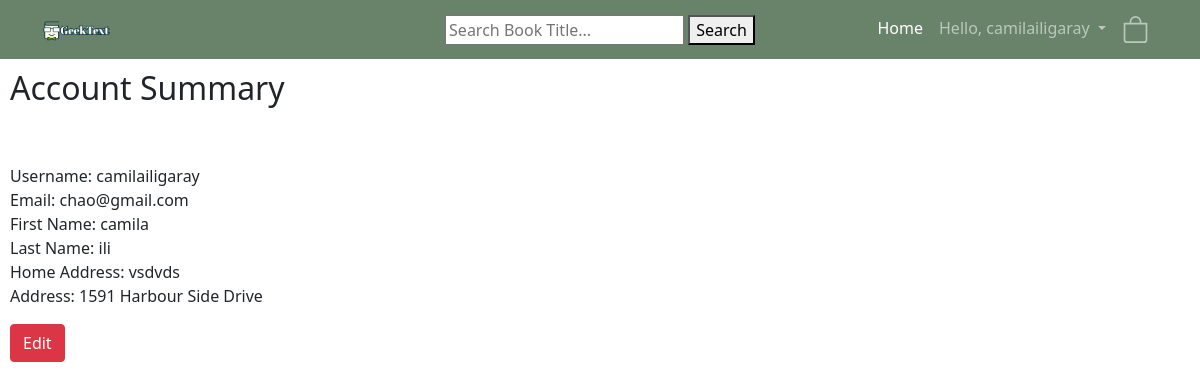
/register/account (signed in), run on an earlier commit of the app's database.
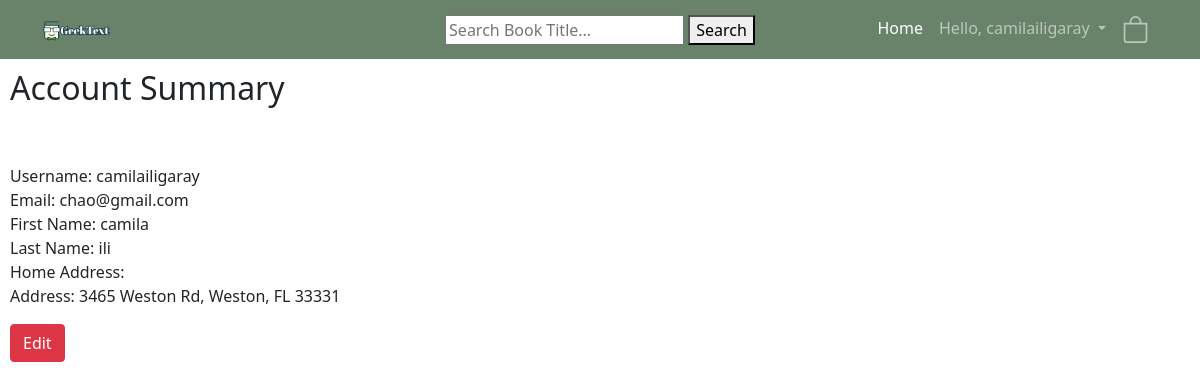
And on a later commit of the database.
### register/models.py (models this page shows, shortened)
class Profile(models.Model):
    user = models.OneToOneField(User, on_delete=models.CASCADE, related_name="profile", null=True)
    address = models.CharField(max_length=200)
    homeAddress = models.CharField(max_length=200)
    wishlistCounter = models.IntegerField(default=0)
    def createprofile(sender, instance, created, **kwargs):
        if created:
            userid = instance.id
            Profile.objects.create(user=instance, id=userid)
            ShoppingCart.objects.create(user=instance, id=userid)
            print('Profile and Shopping Cart Created!')
    post_save.connect(createprofile, sender=User)

### register/views.py (the view)
# urls.py: path("account", views.account, name="account"),
def account(request):
    userid = request.user.id
    profile = Profile.objects.get(id=userid)
    user = request.user
    return render(request, "registration/account_summary.html", {"user": user, "profile": profile})

### register/templates/registration/account_summary.html (shortened to what this page needs)
{% extends "onlinelibrary/base.html" %}
{% load crispy_forms_tags %}
{% block content %}
    <h2>Account Summary</h2>
    <br>
    <br>
    <p>
        Username: {{user.username}}
        <br>
        Email: {{user.email}}
        <br>
        First Name: {{user.first_name}}
        <br>
        Last Name: {{user.last_name}}
        <br>
        Home Address: {{profile.homeAddress}}
        <br>
        Address: {{profile.address}}
    </p>
<button onclick="window.location.href='http://127.0.0.1:8000/register/edit';" type="button" class="btn btn-danger">Edit</button>
{% endblock %}

What changed in the data, as far as the page shows it:
changed Profile: address "1591 Harbour Side Drive" → "3465 Weston Rd, Weston, FL 33331"; homeAddress "vsdvds" → (not shown)
